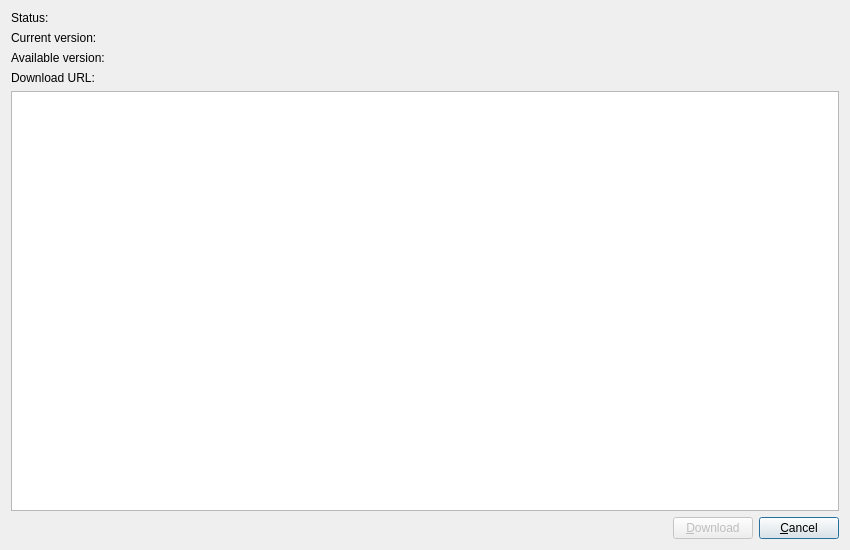
<?xml version="1.0" encoding="UTF-8"?>
<ui version="4.0">
 <class>mtx::gui::AvailableUpdateInfoDialog</class>
 <widget class="QDialog" name="mtx::gui::AvailableUpdateInfoDialog">
  <property name="geometry">
   <rect>
    <x>0</x>
    <y>0</y>
    <width>850</width>
    <height>550</height>
   </rect>
  </property>
  <property name="windowTitle">
   <string>Check for available updates</string>
  </property>
  <layout class="QVBoxLayout" name="verticalLayout">
   <item>
    <layout class="QGridLayout" name="gridLayout">
     <item row="0" column="0">
      <widget class="QLabel" name="label">
       <property name="text">
        <string>Status:</string>
       </property>
      </widget>
     </item>
     <item row="0" column="1">
      <widget class="QLabel" name="status">
       <property name="sizePolicy">
        <sizepolicy hsizetype="MinimumExpanding" vsizetype="Preferred">
         <horstretch>0</horstretch>
         <verstretch>0</verstretch>
        </sizepolicy>
       </property>
       <property name="text">
        <string/>
       </property>
      </widget>
     </item>
     <item row="1" column="0">
      <widget class="QLabel" name="label_3">
       <property name="text">
        <string>Current version:</string>
       </property>
      </widget>
     </item>
     <item row="1" column="1">
      <widget class="QLabel" name="currentVersion">
       <property name="sizePolicy">
        <sizepolicy hsizetype="MinimumExpanding" vsizetype="Preferred">
         <horstretch>0</horstretch>
         <verstretch>0</verstretch>
        </sizepolicy>
       </property>
       <property name="text">
        <string/>
       </property>
      </widget>
     </item>
     <item row="2" column="0">
      <widget class="QLabel" name="label_5">
       <property name="text">
        <string>Available version:</string>
       </property>
      </widget>
     </item>
     <item row="2" column="1">
      <widget class="QLabel" name="availableVersion">
       <property name="sizePolicy">
        <sizepolicy hsizetype="MinimumExpanding" vsizetype="Preferred">
         <horstretch>0</horstretch>
         <verstretch>0</verstretch>
        </sizepolicy>
       </property>
       <property name="text">
        <string/>
       </property>
      </widget>
     </item>
     <item row="3" column="0">
      <widget class="QLabel" name="label_7">
       <property name="text">
        <string>Download URL:</string>
       </property>
      </widget>
     </item>
     <item row="3" column="1">
      <widget class="QLabel" name="downloadURL">
       <property name="sizePolicy">
        <sizepolicy hsizetype="MinimumExpanding" vsizetype="Preferred">
         <horstretch>0</horstretch>
         <verstretch>0</verstretch>
        </sizepolicy>
       </property>
       <property name="text">
        <string/>
       </property>
       <property name="textFormat">
        <enum>Qt::RichText</enum>
       </property>
       <property name="openExternalLinks">
        <bool>true</bool>
       </property>
       <property name="textInteractionFlags">
        <set>Qt::LinksAccessibleByKeyboard|Qt::LinksAccessibleByMouse</set>
       </property>
      </widget>
     </item>
    </layout>
   </item>
   <item>
    <widget class="QTextBrowser" name="changeLog">
     <property name="html">
      <string notr="true">&lt;!DOCTYPE HTML PUBLIC &quot;-//W3C//DTD HTML 4.0//EN&quot; &quot;http://www.w3.org/TR/REC-html40/strict.dtd&quot;&gt;
&lt;html&gt;&lt;head&gt;&lt;meta name=&quot;qrichtext&quot; content=&quot;1&quot; /&gt;&lt;style type=&quot;text/css&quot;&gt;
p, li { white-space: pre-wrap; }
&lt;/style&gt;&lt;/head&gt;&lt;body style=&quot; font-family:'Oxygen-Sans'; font-size:10pt; font-weight:400; font-style:normal;&quot;&gt;
&lt;p style=&quot;-qt-paragraph-type:empty; margin-top:0px; margin-bottom:0px; margin-left:0px; margin-right:0px; -qt-block-indent:0; text-indent:0px; font-family:'Ubuntu';&quot;&gt;&lt;br /&gt;&lt;/p&gt;&lt;/body&gt;&lt;/html&gt;</string>
     </property>
     <property name="textInteractionFlags">
      <set>Qt::LinksAccessibleByKeyboard|Qt::LinksAccessibleByMouse|Qt::TextBrowserInteraction|Qt::TextSelectableByKeyboard|Qt::TextSelectableByMouse</set>
     </property>
     <property name="openExternalLinks">
      <bool>true</bool>
     </property>
    </widget>
   </item>
   <item>
    <layout class="QHBoxLayout" name="horizontalLayout">
     <item>
      <spacer name="horizontalSpacer">
       <property name="orientation">
        <enum>Qt::Horizontal</enum>
       </property>
       <property name="sizeHint" stdset="0">
        <size>
         <width>40</width>
         <height>20</height>
        </size>
       </property>
      </spacer>
     </item>
     <item>
      <widget class="QPushButton" name="download">
       <property name="enabled">
        <bool>false</bool>
       </property>
       <property name="text">
        <string>&amp;Download</string>
       </property>
       <property name="icon">
        <iconset resource="../../qt_resources.qrc">
         <normaloff>:/icons/16x16/applications-internet.png</normaloff>:/icons/16x16/applications-internet.png</iconset>
       </property>
      </widget>
     </item>
     <item>
      <widget class="QPushButton" name="close">
       <property name="text">
        <string>&amp;Cancel</string>
       </property>
       <property name="default">
        <bool>true</bool>
       </property>
      </widget>
     </item>
    </layout>
   </item>
  </layout>
 </widget>
 <tabstops>
  <tabstop>changeLog</tabstop>
  <tabstop>close</tabstop>
 </tabstops>
 <resources>
  <include location="../../qt_resources.qrc"/>
 </resources>
 <connections/>
</ui>
